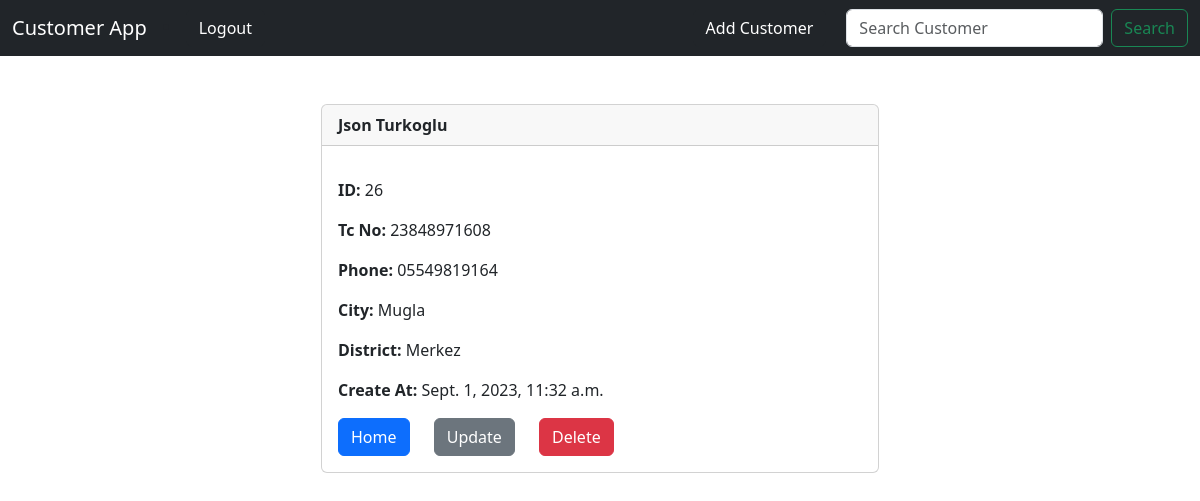
Page /customer/26 (signed in) on the earlier database version.
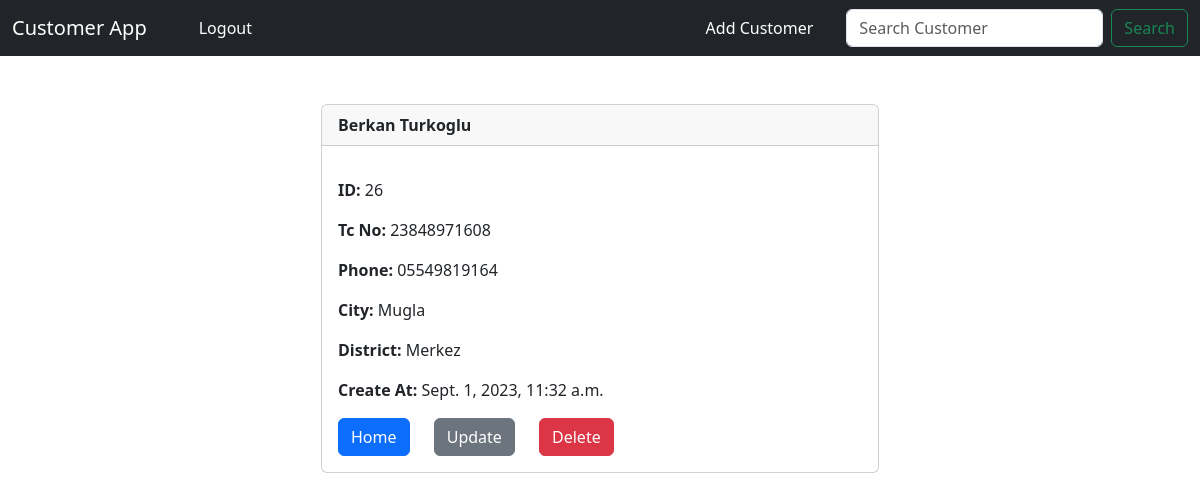
Same page on the later database version.
### crm/models.py (models this page shows, shortened)
class Customer(models.Model):
    created_at = models.DateTimeField(auto_now_add=True)
    tc_no = models.IntegerField(editable=True, validators=[
        RegexValidator(r'^[1-9]{1}[0-9]{9}[02468]{1}$', message="Invalid Tc No ", code="invalid_number")], unique=True)
    first_name = models.CharField(max_length=50, editable=True)
    last_name =  models.CharField(max_length=50, editable=True)
    phone = models.CharField(max_length=15, editable=True)
    city =  models.CharField(max_length=50, editable=True)
    district =  models.CharField(max_length=50, editable=True)

### crm/views.py (the view)
# urls.py: path("customer/<int:pk>", views.customer_record, name="customer"),
def customer_record(request, pk):
    if request.user.is_authenticated:
        customer_record = Customer.objects.get(id=pk)
        return render(request, 'customer.html', {'customer_record':customer_record})
    else :
        messages.success(request, "You must be logged in to view that page!!!")
        return redirect('home')

### crm/templates/customer.html (shortened to what this page needs)
{% extends 'base.html' %}
{% block content %}
<div class="col-md-6 offset-md-3">
<div class="card">
    <div class="card-header"><strong>
          {{ customer_record.first_name }}
          {{ customer_record.last_name }}</strong>
    </div>
    <div class="card-body">
        <p class="card-text">
        <p class="card-text">
            <strong>ID: </strong>{{ customer_record.id }}</p>
        </p>
        <p class="card-text">
            <strong>Tc No: </strong>{{ customer_record.tc_no }}
        </p>
        <p class="card-text">
        <strong>Phone: </strong>{{ customer_record.phone }}
        </p>
        <p class="card-text">
        <strong>City: </strong>{{ customer_record.city }}</p>
        <p class="card-text">
        <strong>District: </strong>{{ customer_record.district }}</p>
        <p class="card-text">
        <strong>Create At: </strong>{{ customer_record.created_at }}</p>
        <a href="{% url 'home' %}" class="btn btn-primary">Home</a>
        <a href="{% url 'update_customer' customer_record.id %}" class="btn btn-secondary" style="margin-inline: 20px;">Update</a>
        <a href="{% url 'delete_customer' customer_record.id %}" class="btn btn-danger">Delete</a>
    </div>
</div>
</div>
{% endblock content %}

Differences in the rows shown:
changed Customer "Turkoglu": first_name "Json" → "Berkan"
